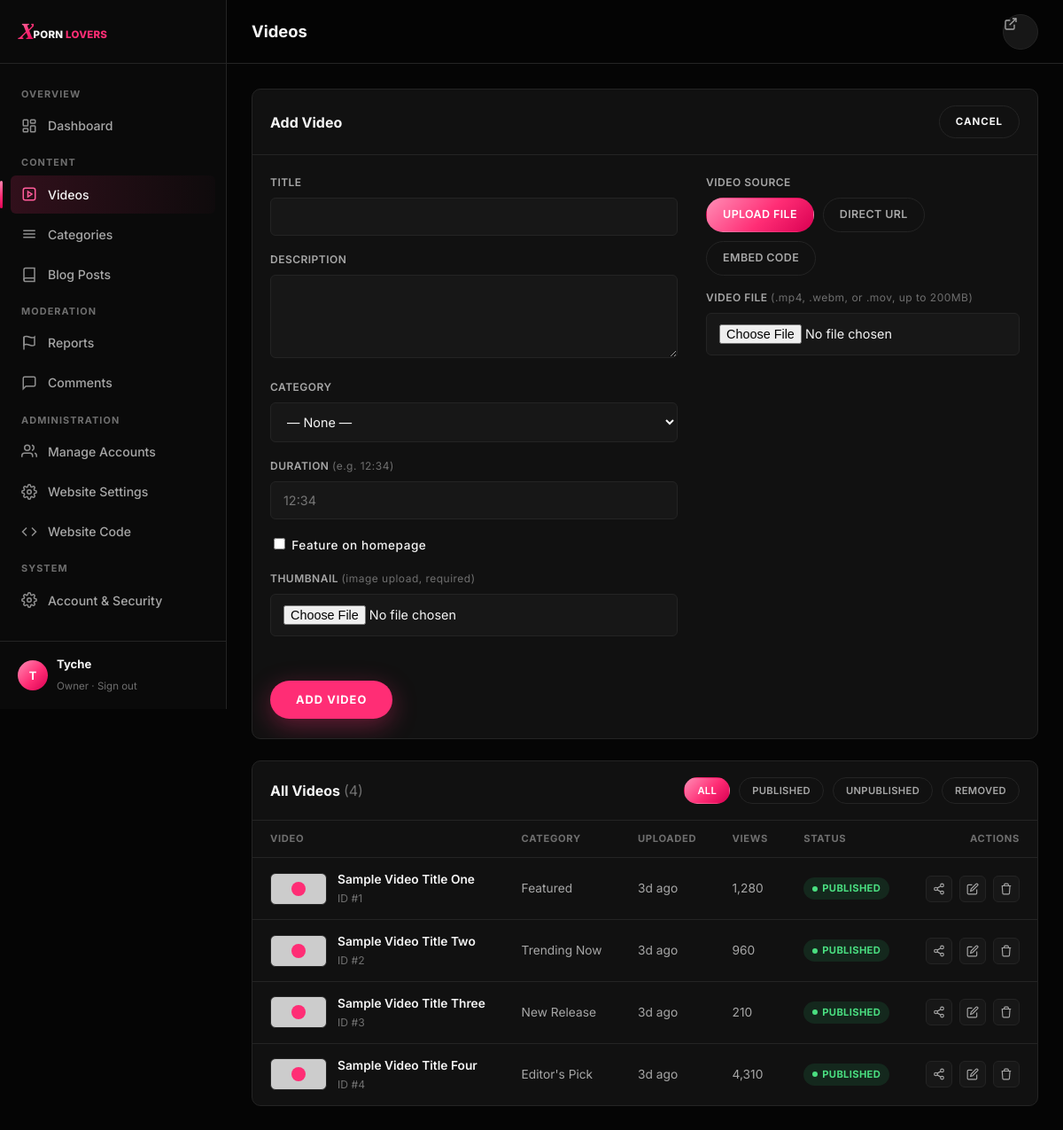
Screenshot of /admin/videos.php?new=1 (signed in) with the database file from the repository.
### tables this page shows
CREATE TABLE IF NOT EXISTS videos (
    id             INT UNSIGNED AUTO_INCREMENT PRIMARY KEY,
    title          VARCHAR(255) NOT NULL,
    slug           VARCHAR(255) NOT NULL UNIQUE,
    description    TEXT NULL,
    category_id    INT UNSIGNED NULL,
    video_url      VARCHAR(500) NULL,
    source_type    ENUM('url','upload','embed') NOT NULL DEFAULT 'url',
    embed_url      VARCHAR(500) NULL,
    thumbnail_url  VARCHAR(500) NULL,
    duration       VARCHAR(20) NULL,
    views          INT UNSIGNED NOT NULL DEFAULT 0,
    status         ENUM('published','unpublished','removed') NOT NULL DEFAULT 'published',
    removed_reason VARCHAR(255) NULL,
    featured       TINYINT(1) NOT NULL DEFAULT 0,
    created_by     INT UNSIGNED NULL,
    updated_by     INT UNSIGNED NULL,
    created_at     DATETIME NOT NULL DEFAULT CURRENT_TIMESTAMP,
    updated_at     DATETIME NOT NULL DEFAULT CURRENT_TIMESTAMP ON UPDATE CURRENT_TIMESTAMP,
    FOREIGN KEY (category_id) REFERENCES categories(id) ON DELETE SET NULL,
    FOREIGN KEY (created_by) REFERENCES admins(id) ON DELETE SET NULL,
    FOREIGN KEY (updated_by) REFERENCES admins(id) ON DELETE SET NULL,
    INDEX idx_videos_status_created (status, created_at),
    INDEX idx_videos_category (category_id),
    INDEX idx_videos_featured (featured, status, created_at)
);

CREATE TABLE IF NOT EXISTS categories (
    id          INT UNSIGNED AUTO_INCREMENT PRIMARY KEY,
    name        VARCHAR(100) NOT NULL,
    slug        VARCHAR(100) NOT NULL UNIQUE,
    description VARCHAR(500) NULL,
    created_at  DATETIME NOT NULL DEFAULT CURRENT_TIMESTAMP
);

### includes/db.php (called while the page is built, shortened)
<?php
function db(): PDO
{
    static $pdo = null;
    if ($pdo === null) {
        $dsn = sprintf(
            'mysql:host=%s;dbname=%s;charset=%s',
            DB_HOST,
            DB_NAME,
            DB_CHARSET
        );
        try {
            $pdo = new PDO($dsn, DB_USER, DB_PASS, [
                PDO::ATTR_ERRMODE            => PDO::ERRMODE_EXCEPTION,
                PDO::ATTR_DEFAULT_FETCH_MODE => PDO::FETCH_ASSOC,
                PDO::ATTR_EMULATE_PREPARES   => false,
            ]);
        } catch (PDOException $e) {
            error_log('[db] connection failed: ' . $e->getMessage());
            http_response_code(500);
            require __DIR__ . '/../errors/500.php';
            exit;
        }
    }
    return $pdo;
}

### includes/auth.php (called while the page is built, shortened)
<?php
require_once __DIR__ . '/db.php';
require_once __DIR__ . '/helpers.php';
function current_admin(): ?array
{
    $stmt = db()->prepare("SELECT id, username, role, is_owner, status, last_login FROM admins WHERE id = ? AND status = 'active' LIMIT 1");
    $stmt->execute([$_SESSION['admin_id']]);
    $admin = $stmt->fetch();
    return $admin;
}
function require_admin(): array
{
    $admin = current_admin();
    return $admin;
}
function admin_has_role(array $admin, string $minRole): bool
{
    return (ROLE_RANK[$admin['role']] ?? 0) >= (ROLE_RANK[$minRole] ?? PHP_INT_MAX);
}

### includes/helpers.php (called while the page is built, shortened)
<?php
function e(?string $value): string
{
    return htmlspecialchars($value ?? '', ENT_QUOTES, 'UTF-8');
}
function time_ago(string $datetime): string
{
    $diff = time() - strtotime($datetime);
    if ($diff < 86400 * 30) return floor($diff / 86400) . 'd ago';
    return date('M j, Y', strtotime($datetime));
}

### admin/videos.php (the view, shortened to what this page needs)
<?php
require_once __DIR__ . '/../includes/db.php';
require_once __DIR__ . '/../includes/helpers.php';
require_once __DIR__ . '/../includes/auth.php';
$admin = require_admin();
$pdo = db();
$editingVideo = null;
$showForm = $editingVideo !== null || isset($_GET['new']);
$perPage = 15;
$page = max(1, (int) ($_GET['page'] ?? 1));
$statusFilter = $_GET['status'] ?? '';
$where = '1=1';
$params = [];
$total = (int) (function () use ($pdo, $where, $params) {
    $stmt = $pdo->prepare("SELECT COUNT(*) FROM videos v WHERE {$where}");
    $stmt->execute($params);
    return $stmt->fetchColumn();
})();
$totalPages = max(1, (int) ceil($total / $perPage));
$page = min($page, $totalPages);
$offset = ($page - 1) * $perPage;
$sql = "SELECT v.*, c.name AS category_name
        FROM videos v
        LEFT JOIN categories c ON c.id = v.category_id
        WHERE {$where}
        ORDER BY v.created_at DESC
        LIMIT {$perPage} OFFSET {$offset}";
$stmt = $pdo->prepare($sql);
$stmt->execute($params);
$videos = $stmt->fetchAll();
$statusBadges = [
    'published'   => ['class' => 'badge-published', 'label' => 'Published'],
    'unpublished' => ['class' => 'badge-draft',      'label' => 'Unpublished'],
    'removed'     => ['class' => 'badge-pending',    'label' => 'Removed'],
];
?>
<!doctype html>
<html lang="en">
<head>
<link rel="stylesheet" href="/assets/css/tokens.css">
<link rel="stylesheet" href="/assets/css/main.css">
<link rel="stylesheet" href="/assets/css/admin.css">
</head>
<body class="admin">
<div class="admin-shell">
  <?php $active = 'videos'; include __DIR__ . '/../includes/partials/admin_sidebar.php'; ?>
  <div class="admin-main">
    <header class="admin-topbar">
      <div style="display:flex; align-items:center; gap:14px;">
        <h2>Videos</h2>
      </div>
      <div class="topbar-actions">
        <a href="/index.php" class="btn-icon" aria-label="View site" title="View site">
          <svg width="16" height="16" viewBox="0 0 24 24" fill="none" stroke="currentColor" stroke-width="2"><path d="M18 13v6a2 2 0 0 1-2 2H5a2 2 0 0 1-2-2V8a2 2 0 0 1 2-2h6"/><path d="M15 3h6v6"/><path d="M10 14 21 3"/></svg>
        </a>
      </div>
    </header>
    <div class="admin-content">
      <?php if ($showForm):
        include __DIR__ . '/../includes/partials/video_form.php';
      endif; ?>
      <div class="panel">
        <div class="panel-head">
          <h3>All Videos <span style="color:var(--text-muted); font-weight:400;">(<?= (int) $total ?>)</span></h3>
          <div class="chip-row">
            <a href="/admin/videos.php" class="chip <?= $statusFilter === '' ? 'active' : '' ?>" style="padding:6px 14px; font-size:0.7rem;">All</a>
            <a href="/admin/videos.php?status=published" class="chip <?= $statusFilter === 'published' ? 'active' : '' ?>" style="padding:6px 14px; font-size:0.7rem;">Published</a>
            <a href="/admin/videos.php?status=unpublished" class="chip <?= $statusFilter === 'unpublished' ? 'active' : '' ?>" style="padding:6px 14px; font-size:0.7rem;">Unpublished</a>
            <a href="/admin/videos.php?status=removed" class="chip <?= $statusFilter === 'removed' ? 'active' : '' ?>" style="padding:6px 14px; font-size:0.7rem;">Removed</a>
          </div>
        </div>
        <div class="table-wrap">
          <table class="data-table">
            <thead>
              <tr>
                <th>Video</th>
                <th>Category</th>
                <th>Uploaded</th>
                <th>Views</th>
                <th>Status</th>
                <th style="text-align:right;">Actions</th>
              </tr>
            </thead>
            <tbody>
              <?php if ($videos): foreach ($videos as $v):
                $badge = $statusBadges[$v['status']] ?? ['class' => 'badge-draft', 'label' => ucfirst($v['status'])];
              ?>
                <tr>
                  <td>
                    <div class="row-media">
                      <div class="row-thumb" <?= $v['thumbnail_url'] ? 'style="background-image:url(\'' . e($v['thumbnail_url']) . '\'); background-size:cover; background-position:center;"' : '' ?>></div>
                      <div class="row-title"><?= e($v['title']) ?><span>ID #<?= (int) $v['id'] ?></span></div>
                    </div>
                  </td>
                  <td><?= e($v['category_name'] ?? 'General') ?></td>
                  <td><?= e(time_ago($v['created_at'])) ?></td>
                  <td><?= number_format((int) $v['views']) ?></td>
                  <td><span class="badge <?= $badge['class'] ?>"><?= $badge['label'] ?></span></td>
                  <td>
                    <div class="row-actions">
                      <button type="button" class="share-btn" aria-label="Share" data-share-url="<?= e(rtrim(SITE_URL, '/') . '/video.php?slug=' . urlencode($v['slug'])) ?>" data-share-title="<?= e($v['title']) ?>"><svg viewBox="0 0 24 24" fill="none" stroke="currentColor" stroke-width="2"><circle cx="18" cy="5" r="3"/><circle cx="6" cy="12" r="3"/><circle cx="18" cy="19" r="3"/><path d="m8.6 13.5 6.8 4M15.4 6.5l-6.8 4"/></svg></button>
                      <a href="/admin/videos.php?edit=<?= (int) $v['id'] ?>" aria-label="Edit"><svg viewBox="0 0 24 24" fill="none" stroke="currentColor" stroke-width="2"><path d="M11 4H4a2 2 0 0 0-2 2v14a2 2 0 0 0 2 2h14a2 2 0 0 0 2-2v-7"/><path d="M18.5 2.5a2.12 2.12 0 0 1 3 3L12 15l-4 1 1-4Z"/></svg></a>
                      <form method="post" action="/admin/actions/video_action.php" onsubmit="return confirm('Permanently delete this video? This cannot be undone.');" style="display:inline;">
                        <button type="submit" aria-label="Delete"><svg viewBox="0 0 24 24" fill="none" stroke="currentColor" stroke-width="2"><path d="M3 6h18M8 6V4a2 2 0 0 1 2-2h4a2 2 0 0 1 2 2v2m3 0-1 14a2 2 0 0 1-2 2H7a2 2 0 0 1-2-2L4 6"/></svg></button>
                      </form>
                    </div>
                  </td>
                </tr>
              <?php endforeach; else: ?>
                <tr><td colspan="6" style="color:var(--text-secondary);">No videos found.</td></tr>
              <?php endif; ?>
            </tbody>
          </table>
        </div>
      </div>
    </div>
  </div>
</div>
</body>
</html>

### includes/partials/admin_sidebar.php (shortened to what this page needs)
<?php
$active = $active ?? '';
$canModerate = admin_has_role($admin, 'moderator');
$canAdminister = admin_has_role($admin, 'admin');
$roleLabels = ['creator' => 'Creator', 'moderator' => 'Moderator', 'admin' => 'Admin'];
$roleLabel = ($admin['is_owner'] ?? false) ? 'Owner' : ($roleLabels[$admin['role']] ?? ucfirst($admin['role']));
?>
<aside class="sidebar">
  <div class="sidebar-head">
    <a href="/index.php" class="logo logo--sm">
      <span class="logo-mark">X</span><span class="logo-text">PORN <span class="accent">LOVERS</span></span>
    </a>
  </div>
  <nav class="sidebar-nav">
    <div class="sidebar-group-label">Overview</div>
    <a href="/admin/dashboard.php" class="<?= $active === 'dashboard' ? 'active' : '' ?>">
      <svg viewBox="0 0 24 24" fill="none" stroke="currentColor" stroke-width="2"><rect x="3" y="3" width="7" height="9" rx="1"/><rect x="14" y="3" width="7" height="5" rx="1"/><rect x="14" y="12" width="7" height="9" rx="1"/><rect x="3" y="16" width="7" height="5" rx="1"/></svg>
      Dashboard
    </a>
    <div class="sidebar-group-label">Content</div>
    <a href="/admin/videos.php" class="<?= $active === 'videos' ? 'active' : '' ?>">
      <svg viewBox="0 0 24 24" fill="none" stroke="currentColor" stroke-width="2"><path d="m10 8 6 4-6 4V8Z"/><rect x="3" y="3" width="18" height="18" rx="3"/></svg>
      Videos
    </a>
    <a href="/admin/categories.php" class="<?= $active === 'categories' ? 'active' : '' ?>">
      <svg viewBox="0 0 24 24" fill="none" stroke="currentColor" stroke-width="2"><path d="M3 7h18M3 12h18M3 17h18"/></svg>
      Categories
    </a>
    <a href="#">
      <svg viewBox="0 0 24 24" fill="none" stroke="currentColor" stroke-width="2"><path d="M4 19.5A2.5 2.5 0 0 1 6.5 17H20"/><path d="M6.5 2H20v20H6.5A2.5 2.5 0 0 1 4 19.5v-15A2.5 2.5 0 0 1 6.5 2z"/></svg>
      Blog Posts
    </a>
    <?php if ($canModerate): ?>
      <div class="sidebar-group-label">Moderation</div>
      <a href="/admin/dashboard.php#reports" style="justify-content:space-between;">
        <span style="display:flex; align-items:center; gap:12px;">
          <svg viewBox="0 0 24 24" fill="none" stroke="currentColor" stroke-width="2"><path d="M4 15s1-1 4-1 5 2 8 2 4-1 4-1V3s-1 1-4 1-5-2-8-2-4 1-4 1z"/><path d="M4 22V3"/></svg>
          Reports
        </span>
      </a>
      <a href="/admin/comments.php" class="<?= $active === 'comments' ? 'active' : '' ?>" style="justify-content:space-between;">
        <span style="display:flex; align-items:center; gap:12px;">
          <svg viewBox="0 0 24 24" fill="none" stroke="currentColor" stroke-width="2"><path d="M21 15a2 2 0 0 1-2 2H7l-4 4V5a2 2 0 0 1 2-2h14a2 2 0 0 1 2 2z"/></svg>
          Comments
        </span>
      </a>
    <?php endif; ?>
    <?php if ($canAdminister): ?>
      <div class="sidebar-group-label">Administration</div>
      <a href="/admin/accounts.php" class="<?= $active === 'accounts' ? 'active' : '' ?>">
        <svg viewBox="0 0 24 24" fill="none" stroke="currentColor" stroke-width="2"><path d="M17 21v-2a4 4 0 0 0-4-4H5a4 4 0 0 0-4 4v2"/><circle cx="9" cy="7" r="4"/><path d="M23 21v-2a4 4 0 0 0-3-3.87"/><path d="M16 3.13a4 4 0 0 1 0 7.75"/></svg>
        Manage Accounts
      </a>
      <a href="/admin/settings.php" class="<?= $active === 'settings' ? 'active' : '' ?>">
        Website Settings
      </a>
      <a href="/admin/code.php" class="<?= $active === 'code' ? 'active' : '' ?>">
        <svg viewBox="0 0 24 24" fill="none" stroke="currentColor" stroke-width="2"><polyline points="16 18 22 12 16 6"/><polyline points="8 6 2 12 8 18"/></svg>
        Website Code
      </a>
    <?php endif; ?>
    <div class="sidebar-group-label">System</div>
    <a href="/admin/dashboard.php#account">
      Account &amp; Security
    </a>
  </nav>
  <div class="sidebar-foot">
    <div class="avatar"><?= e(mb_strtoupper(mb_substr($admin['username'], 0, 1))) ?></div>
    <div class="who">
      <strong><?= e($admin['username']) ?></strong>
      <span><?= e($roleLabel) ?> · <a href="/admin/logout.php" style="color:var(--text-muted);">Sign out</a></span>
    </div>
  </div>
</aside>

### assets/css/tokens.css (style rules this page uses)
:root { --bg-primary: #050505; --bg-secondary: #0A0A0A; --bg-card: #111111; --bg-elevated: #171717; --border: #242424; --text-primary: #F5F5F5; --text-secondary: #A7A7A7; --text-muted: #6F6F6F; --pink: #FF2D75; --pink-hover: #FF5C9A; --pink-dark: #D90052; --pink-soft: #FF8DB5; --gradient-brand: linear-gradient(135deg, #FF8DB5 0%, #FF2D75 55%, #D90052 100%); --font-display: 'Playfair Display', 'Times New Roman', Georgia, serif; --font-body: 'Inter', -apple-system, BlinkMacSystemFont, 'Segoe UI', Helvetica, Arial, sans-serif; --radius-sm: 6px; --radius-md: 10px; --radius-lg: 16px; --radius-full: 999px; --shadow-card: 0 8px 24px rgba(0, 0, 0, 0.45); --shadow-pink: 0 8px 28px rgba(255, 45, 117, 0.35); --ease: cubic-bezier(0.22, 1, 0.36, 1); --transition-fast: 150ms var(--ease); --transition-base: 250ms var(--ease); --transition-slow: 400ms var(--ease); --nav-height: 72px; --nav-height-mobile: 60px; --container-max: 1440px; }

### assets/css/main.css (style rules this page uses)
*, *::before, *::after { box-sizing: border-box; }
html { -webkit-text-size-adjust: 100%; scroll-behavior: smooth; }
body { margin: 0; background: var(--bg-primary); color: var(--text-primary); font-family: var(--font-body); font-size: 16px; line-height: 1.5; -webkit-font-smoothing: antialiased; }
a { color: inherit; text-decoration: none; }
button { font-family: inherit; cursor: pointer; }
h1, h2, h3, h4, p { margin: 0; }
.logo { display: inline-flex; align-items: baseline; gap: 1px; line-height: 1; white-space: nowrap; }
.logo-mark { font-family: var(--font-display); font-style: italic; font-weight: 900; font-size: 2.2rem; background: var(--gradient-brand); -webkit-background-clip: text; background-clip: text; color: transparent; margin-right: -1px; transform: translateY(1px); }
.logo-text { font-family: var(--font-body); font-weight: 800; font-size: 0.95rem; letter-spacing: 0.02em; text-transform: uppercase; color: var(--text-primary); }
.logo-text .accent { color: var(--pink); }
.logo--sm .logo-mark { font-size: 1.5rem; }
.logo--sm .logo-text { font-size: 0.72rem; }
.btn-icon { width: 40px; height: 40px; padding: 0; border-radius: var(--radius-full); background: var(--bg-elevated); border: 1px solid var(--border); color: var(--text-secondary); }
.chip-row { display: flex; flex-wrap: wrap; gap: 10px; }
.chip { padding: 9px 18px; border-radius: var(--radius-full); border: 1px solid var(--border); background: var(--bg-card); color: var(--text-secondary); font-size: 0.78rem; font-weight: 600; letter-spacing: 0.03em; text-transform: uppercase; transition: border-color var(--transition-fast), color var(--transition-fast), background var(--transition-fast); }
.chip.active { background: var(--gradient-brand); color: #fff; border-color: transparent; }

### rows the page displays
videos: title "Sample Video Title One", id "1", category.name "Featured", created_at "3d ago", views "1,280", status "PUBLISHED"
videos: title "Sample Video Title Two", id "2", category.name "Trending Now", created_at "3d ago", views "960", status "PUBLISHED"
videos: title "Sample Video Title Three", id "3", category.name "New Release", created_at "3d ago", views "210", status "PUBLISHED"
videos: title "Sample Video Title Four", id "4", category.name "Editor's Pick", created_at "3d ago", views "4,310", status "PUBLISHED"

### other values shown
mb_strtoupper(mb_substr($admin['username'], 0, 1)) "T"
$admin['username'] "Tyche"
$roleLabel "Owner"
$total "4"
